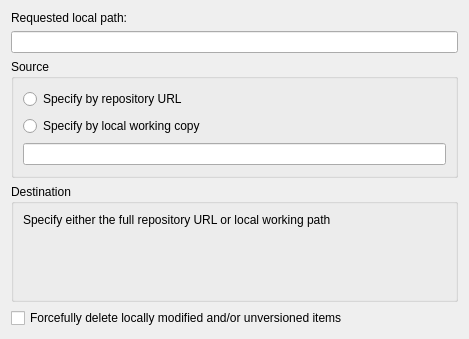
<ui version="4.0" >
 <class>SvnMoveOptionDlg</class>
 <widget class="QWidget" name="SvnMoveOptionDlg" >
  <property name="geometry" >
   <rect>
    <x>0</x>
    <y>0</y>
    <width>469</width>
    <height>339</height>
   </rect>
  </property>
  <layout class="QVBoxLayout" >
   <item>
    <widget class="QLabel" name="label_3" >
     <property name="sizePolicy" >
      <sizepolicy vsizetype="Fixed" hsizetype="Preferred" >
       <horstretch>0</horstretch>
       <verstretch>0</verstretch>
      </sizepolicy>
     </property>
     <property name="text" >
      <string>Requested local path:</string>
     </property>
    </widget>
   </item>
   <item>
    <widget class="KLineEdit" name="reqEdit" >
     <property name="text" >
      <string/>
     </property>
     <property name="readOnly" >
      <bool>true</bool>
     </property>
    </widget>
   </item>
   <item>
    <widget class="QGroupBox" name="groupBox_4" >
     <property name="title" >
      <string>Source</string>
     </property>
     <layout class="QVBoxLayout" >
      <item>
       <widget class="QRadioButton" name="urlRadio" >
        <property name="text" >
         <string>Specify by repository URL</string>
        </property>
       </widget>
      </item>
      <item>
       <widget class="QRadioButton" name="pathRadio" >
        <property name="text" >
         <string>Specify by local working copy</string>
        </property>
       </widget>
      </item>
      <item>
       <widget class="KLineEdit" name="srcEdit" />
      </item>
     </layout>
    </widget>
   </item>
   <item>
    <widget class="QGroupBox" name="groupBox_3" >
     <property name="title" >
      <string>Destination</string>
     </property>
     <layout class="QVBoxLayout" >
      <item>
       <widget class="QLabel" name="label_2" >
        <property name="sizePolicy" >
         <sizepolicy vsizetype="Fixed" hsizetype="Preferred" >
          <horstretch>0</horstretch>
          <verstretch>0</verstretch>
         </sizepolicy>
        </property>
        <property name="text" >
         <string>Specify either the full repository URL or local working path</string>
        </property>
       </widget>
      </item>
      <item>
       <widget class="KUrlRequester" name="destEdit" />
      </item>
     </layout>
    </widget>
   </item>
   <item>
    <widget class="QCheckBox" name="forceChk" >
     <property name="text" >
      <string>Forcefully delete locally modified and/or unversioned items</string>
     </property>
    </widget>
   </item>
  </layout>
 </widget>
 <customwidgets>
  <customwidget>
   <class>KLineEdit</class>
   <extends>QLineEdit</extends>
   <header>klineedit.h</header>
  </customwidget>
  <customwidget>
   <class>KUrlRequester</class>
   <extends>QFrame</extends>
   <header>kurlrequester.h</header>
  </customwidget>
 </customwidgets>
 <resources/>
 <connections/>
</ui>
